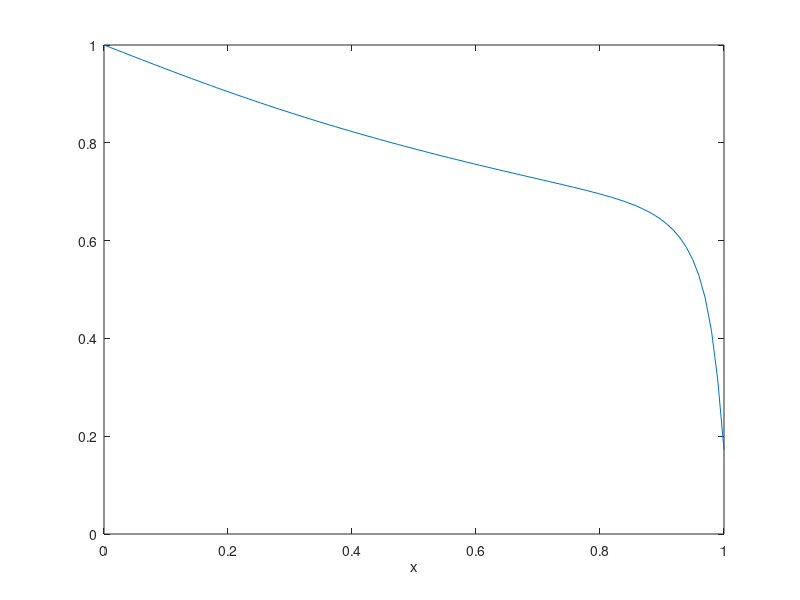
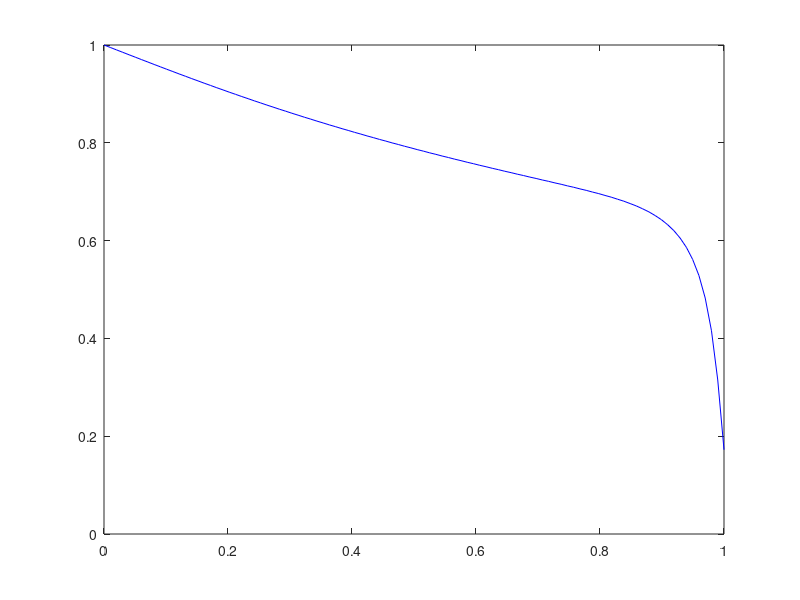

MATLAB code for these plots, in order:
clear;
close;
clc;
%Nicholas de A. Pinto
disp('_____Simulador Lax-Friedrichs 1D____');
disp('====================================')
%------------------------VALORES INICIAIS----------------------------------
N = 100;
deltx = 1;
deltt = 0.1; %deltt/deltx <= 1
mio = 20;
miw = 10;
conta = 1; %qual estilo de conta será desejado 1 - teorico , 2 - decrescente
tempo = 1000;
disp('--------------Carregando------------')
Sw(1:N,1:N,1:tempo) = 0;
%--------------------------------------------------------------------------

%-------------------------------CONTA--------------------------------------
if conta==1
    Sw(1,1) = 1; %condicao de injecao inicial
    for j = 1:1:tempo-1
        for i = 1:1:N
            if i == 1
                Fp = 0; %(Sw(i-1,j)^2)/((Sw(i-1,j)^2)+(miw/mio)*((1-Sw(i-1,j))^2));
                Fn = (Sw(i+1,j)^2)/((Sw(i+1,j)^2)+(miw/mio)*((1-Sw(i+1,j))^2));
                Sw(i,j+1) = (1/2) * (0 + Sw(i+1,j) - (Fn - Fp)*(deltt/deltx));
            elseif i == N
                Fp = (Sw(i-1,j)^2)/((Sw(i-1,j)^2)+(miw/mio)*((1-Sw(i-1,j))^2));
                Fn = 0; %(Sw(i+1,j)^2)/((Sw(i+1,j)^2)+(miw/mio)*((1-Sw(i+1,j))^2));
                Sw(i,j+1) = (1/2) * (Sw(i-1,j) + 0 - (Fn - Fp)*(deltt/deltx));
            else
                Fp = (Sw(i-1,j)^2)/((Sw(i-1,j)^2)+(miw/mio)*((1-Sw(i-1,j))^2));
                Fn = (Sw(i+1,j)^2)/((Sw(i+1,j)^2)+(miw/mio)*((1-Sw(i+1,j))^2));
                Sw(i,j+1) = (1/2) * (Sw(i-1,j) + Sw(i+1,j) - (Fn - Fp)*(deltt/deltx));
            end
        end
        Sw(1,j+1) = 1; %condicao de injecao
    end
end
%--------------------------------------------------------------------------

%------------------------------CONTA_2-------------------------------------
if conta==2
    for j = 1:1:tempo-1
        Sw(N/2,:) = 1;
        for i = 1:1:N
            if i == 1
                Fp = 0; %(Sw(i-1,j)^2)/((Sw(i-1,j)^2)+(miw/mio)*((1-Sw(i-1,j))^2));
                Fn = (Sw(i+1,j)^2)/((Sw(i+1,j)^2)+(miw/mio)*((1-Sw(i+1,j))^2));
                Sw(i,j+1) = (1/2) * (0 + Sw(i+1,j) - (Fn - Fp)*(deltt/deltx));
            elseif i == N
                Fp = (Sw(i-1,j)^2)/((Sw(i-1,j)^2)+(miw/mio)*((1-Sw(i-1,j))^2));
                Fn = 0; %(Sw(i+1,j)^2)/((Sw(i+1,j)^2)+(miw/mio)*((1-Sw(i+1,j))^2));
                Sw(i,j+1) = (1/2) * (Sw(i-1,j) + 0 - (Fn - Fp)*(deltt/deltx));
            else
                Fp = (Sw(i-1,j)^2)/((Sw(i-1,j)^2)+(miw/mio)*((1-Sw(i-1,j))^2));
                Fn = (Sw(i+1,j)^2)/((Sw(i+1,j)^2)+(miw/mio)*((1-Sw(i+1,j))^2));
                if Sw(i+1,j) > Sw(i,j)
                    Fn = Fn*(-1);
                end
                if Sw(i-1,j) < Sw(i,j)
                    Fp = Fp*(-1);                    
                end
                Sw(i,j+1) = (1/2) * (Sw(i-1,j) + Sw(i+1,j) - (Fn - Fp)*(deltt/deltx));
            end
        end
    end
end
%--------------------------------------------------------------------------

%--------------------------------VOLUME------------------------------------
if 2 == 0
    volume = 0;
    for x = 1:1:N
        volume = volume + Sw(x,tempo);
    end
    fprintf('O volume de agua no reservatorio é: %d', volume);
end
%--------------------------------------------------------------------------

%-------------------------------GRAFICO FINAL------------------------------
figure (1)                                                               %|
R=linspace(0,1,N);                                                       %|
plot(R,Sw(:,tempo))                                                      %|
xlabel('x')                                                              %|
zlabel('saturation')                                                     %|
%--------------------------------------------------------------------------

%-----------------------------ANIMACAO-------------------------------------
if 2==2                                                                  %|
    for j = 1:1:tempo                                                    %|
        figure(2)                                                        %|
        plot(R,Sw(:,j), 'blue')                                          %|
        anima(j) = getframe;                                             %|
    end                                                                  %|
    movie(anima,3,20);                                                   %|
end                                                                      %|
%--------------------------------------------------------------------------
